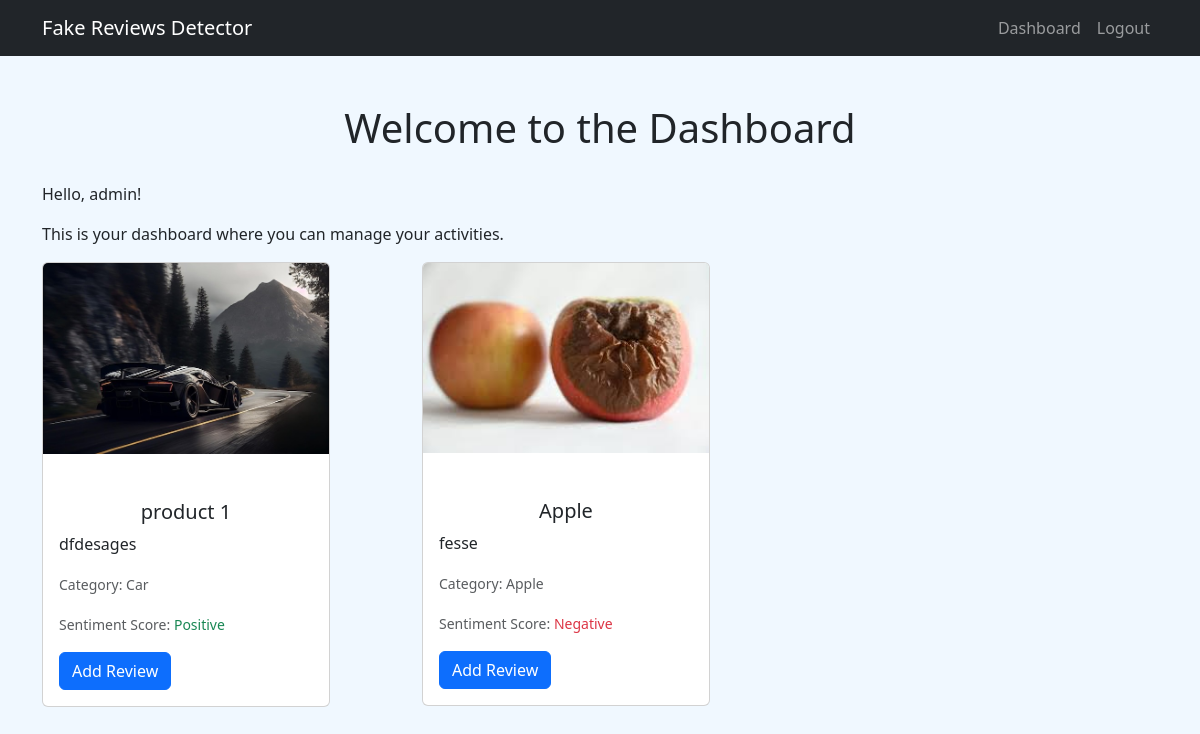
The page /dashboard/ (signed in) on the database its author committed.
### reviews/models.py (models this page shows, shortened)
class Product(models.Model):
    product_id = models.AutoField(primary_key=True)  # Unique ID for each product
    image = models.ImageField(upload_to='product_images/', blank=True, null=True)  # Field to store product image
    product_name = models.CharField(max_length=255, null=False)  # Name of the product
    category = models.CharField(max_length=100, blank=True, null=True)  # Category of the product
    description = models.TextField(blank=True, null=True)  # Description of the product
    added_at = models.DateTimeField(auto_now_add=True)  # Timestamp when product was added

### reviews/views.py (the view)
# urls.py: path('dashboard/', views.dashboard, name='dashboard'),
@login_required
def dashboard(request):
    products = Product.objects.all()
    for product in products:
        reviews = Review.objects.filter(product=product)
        if reviews.exists():
            avg_sentiment = reviews.aggregate(Avg('sentiment_score'))['sentiment_score__avg']
            product.avg_sentiment_score = avg_sentiment
        else:
            product.avg_sentiment_score = 0  # No reviews yet, set to neutral
    sorted_products = sorted(products, key=lambda p: p.avg_sentiment_score, reverse=True)
    return render(request, 'dashboard.html', {'products': sorted_products})

### templates/dashboard.html (shortened to what this page needs)
{% extends 'base.html' %}
{% block content %}
<div class="mt-4">
    <h1>Welcome to the Dashboard</h1>
    <p>Hello, {{ user.username }}!</p>
    <p>This is your dashboard where you can manage your activities.</p>
    <div class="row">
        {% for product in products %}
            <div class="col-md-4 mb-4">
                <div class="card" style="width: 18rem;">
                    {% if product.image %}
                        <img src="{{ product.image.url }}" class="card-img-top" alt="{{ product.product_name }}">
                    {% else %}
                        <img src="https://via.placeholder.com/150" class="card-img-top" alt="No Image">
                    {% endif %}
                    <div class="card-body">
                        <h5 class="card-title">{{ product.product_name }}</h5>
                        <p class="card-text">{{ product.description|truncatewords:20 }}</p>
                        <p class="card-text"><small class="text-muted">Category: {{ product.category }}</small></p>
                        <p class="card-text">
                            <small class="text-muted">Sentiment Score:
                                {% if product.avg_sentiment_score > 0 %}
                                    <span class="text-success">Positive</span>
                                {% elif product.avg_sentiment_score < 0 %}
                                    <span class="text-danger">Negative</span>
                                {% else %}
                                    <span class="text-muted">Neutral</span>
                                {% endif %}
                            </small>
                        </p>
                        <a href="{% url 'add_review' product.product_id %}" class="btn btn-primary">Add Review</a>
                    </div>
                </div>
            </div>
        {% endfor %}
    </div>
</div>
{% endblock %}

### rows shown on the page
Product: image (picture), product_name "product 1", description "dfdesages", category "Car", shows "Positive"
Product: image (picture), product_name "Apple", description "fesse", category "Apple", shows "Negative"

### other values the page prints
{{ user.username }} "admin"
